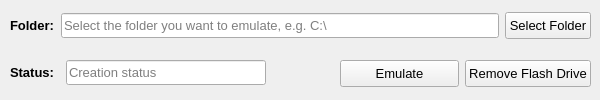
<?xml version="1.0" encoding="UTF-8"?>
<ui version="4.0">
 <class>MainWindow</class>
 <widget class="QMainWindow" name="MainWindow">
  <property name="geometry">
   <rect>
    <x>0</x>
    <y>0</y>
    <width>600</width>
    <height>100</height>
   </rect>
  </property>
  <property name="minimumSize">
   <size>
    <width>600</width>
    <height>100</height>
   </size>
  </property>
  <property name="maximumSize">
   <size>
    <width>600</width>
    <height>100</height>
   </size>
  </property>
  <property name="font">
   <font>
    <family>Arial</family>
    <pointsize>10</pointsize>
   </font>
  </property>
  <property name="mouseTracking">
   <bool>false</bool>
  </property>
  <property name="tabletTracking">
   <bool>false</bool>
  </property>
  <property name="acceptDrops">
   <bool>false</bool>
  </property>
  <property name="windowTitle">
   <string>Emulated USB Flash Drive</string>
  </property>
  <property name="windowIcon">
   <iconset>
    <normaloff>resources/icon.png</normaloff>resources/icon.png</iconset>
  </property>
  <property name="autoFillBackground">
   <bool>false</bool>
  </property>
  <property name="iconSize">
   <size>
    <width>32</width>
    <height>32</height>
   </size>
  </property>
  <property name="animated">
   <bool>true</bool>
  </property>
  <property name="tabShape">
   <enum>QTabWidget::Rounded</enum>
  </property>
  <property name="dockNestingEnabled">
   <bool>false</bool>
  </property>
  <property name="dockOptions">
   <set>QMainWindow::AllowTabbedDocks|QMainWindow::AnimatedDocks</set>
  </property>
  <widget class="QWidget" name="centralwidget">
   <property name="maximumSize">
    <size>
     <width>600</width>
     <height>100</height>
    </size>
   </property>
   <widget class="QWidget" name="horizontalLayoutWidget">
    <property name="geometry">
     <rect>
      <x>10</x>
      <y>10</y>
      <width>581</width>
      <height>31</height>
     </rect>
    </property>
    <layout class="QHBoxLayout" name="folderLayout">
     <item>
      <widget class="QLabel" name="folderLabel">
       <property name="maximumSize">
        <size>
         <width>600</width>
         <height>27</height>
        </size>
       </property>
       <property name="font">
        <font>
         <weight>75</weight>
         <bold>true</bold>
        </font>
       </property>
       <property name="text">
        <string>Folder:</string>
       </property>
      </widget>
     </item>
     <item>
      <widget class="QLineEdit" name="folderText">
       <property name="maximumSize">
        <size>
         <width>600</width>
         <height>25</height>
        </size>
       </property>
       <property name="inputMask">
        <string/>
       </property>
       <property name="frame">
        <bool>true</bool>
       </property>
       <property name="readOnly">
        <bool>true</bool>
       </property>
       <property name="placeholderText">
        <string>Select the folder you want to emulate, e.g. C:\</string>
       </property>
      </widget>
     </item>
     <item>
      <widget class="QPushButton" name="folderButton">
       <property name="maximumSize">
        <size>
         <width>600</width>
         <height>27</height>
        </size>
       </property>
       <property name="text">
        <string>Select Folder</string>
       </property>
       <property name="autoDefault">
        <bool>false</bool>
       </property>
       <property name="default">
        <bool>false</bool>
       </property>
       <property name="flat">
        <bool>false</bool>
       </property>
      </widget>
     </item>
    </layout>
   </widget>
   <widget class="QWidget" name="horizontalLayoutWidget_2">
    <property name="geometry">
     <rect>
      <x>340</x>
      <y>60</y>
      <width>251</width>
      <height>31</height>
     </rect>
    </property>
    <layout class="QHBoxLayout" name="buttonLayout">
     <property name="sizeConstraint">
      <enum>QLayout::SetMaximumSize</enum>
     </property>
     <property name="leftMargin">
      <number>0</number>
     </property>
     <item>
      <widget class="QPushButton" name="buttonOn">
       <property name="maximumSize">
        <size>
         <width>150</width>
         <height>27</height>
        </size>
       </property>
       <property name="text">
        <string>Emulate</string>
       </property>
      </widget>
     </item>
     <item>
      <widget class="QPushButton" name="buttonOff">
       <property name="maximumSize">
        <size>
         <width>150</width>
         <height>27</height>
        </size>
       </property>
       <property name="text">
        <string>Remove Flash Drive</string>
       </property>
      </widget>
     </item>
    </layout>
   </widget>
   <widget class="QWidget" name="horizontalLayoutWidget_3">
    <property name="geometry">
     <rect>
      <x>10</x>
      <y>60</y>
      <width>259</width>
      <height>31</height>
     </rect>
    </property>
    <layout class="QHBoxLayout" name="statusLayout">
     <property name="sizeConstraint">
      <enum>QLayout::SetMaximumSize</enum>
     </property>
     <property name="leftMargin">
      <number>0</number>
     </property>
     <item>
      <widget class="QLabel" name="statusLabel">
       <property name="enabled">
        <bool>true</bool>
       </property>
       <property name="maximumSize">
        <size>
         <width>50</width>
         <height>27</height>
        </size>
       </property>
       <property name="font">
        <font>
         <weight>75</weight>
         <bold>true</bold>
        </font>
       </property>
       <property name="text">
        <string>Status:</string>
       </property>
      </widget>
     </item>
     <item>
      <widget class="QLineEdit" name="statusText">
       <property name="maximumSize">
        <size>
         <width>200</width>
         <height>25</height>
        </size>
       </property>
       <property name="echoMode">
        <enum>QLineEdit::Normal</enum>
       </property>
       <property name="dragEnabled">
        <bool>false</bool>
       </property>
       <property name="readOnly">
        <bool>true</bool>
       </property>
       <property name="placeholderText">
        <string>Creation status</string>
       </property>
      </widget>
     </item>
    </layout>
   </widget>
  </widget>
 </widget>
 <resources/>
 <connections/>
</ui>
